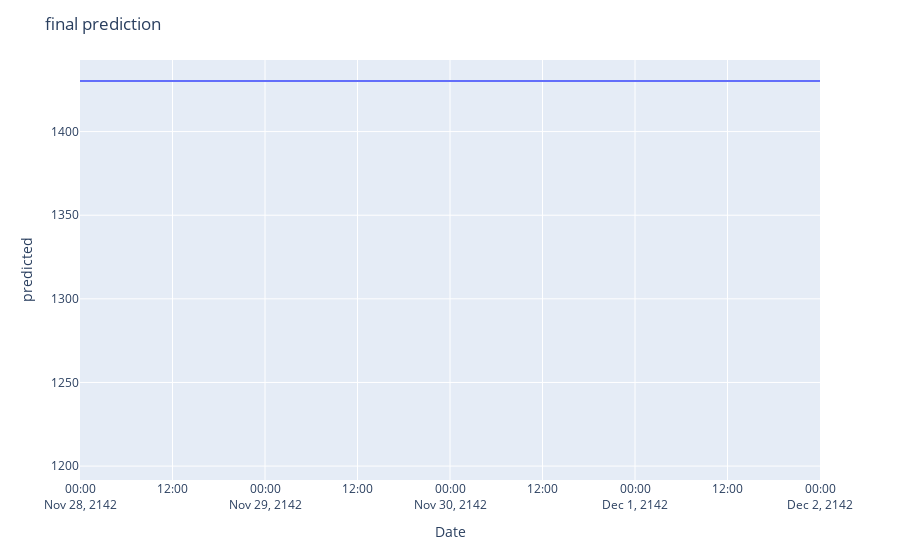

Source (notebook cell):
### Code cell
import plotly.express as px

fig = px.line(df_main, x='Date', y='predicted')
fig.update_layout(title="final prediction")
fig.show()

### Figure 1 — Plotly figure (JSON) as saved in the notebook; plotly's stock layout.template omitted (floating-point values rounded to 4 significant figures; data arrays with more than 128 entries replaced by an {"elided": "..."} marker saying what was removed)
{"data": [{"hovertemplate": "Date=%{x}<br>predicted=%{y}<extra></extra>", "legendgroup": "", "line": {"color": "#636efa", "dash": "solid"}, "marker": {"symbol": "circle"}, "mode": "lines", "name": "", "showlegend": false, "type": "scattergl", "x": {"elided": "30000 str values"}, "xaxis": "x", "y": {"elided": "30000 float values"}, "yaxis": "y"}], "layout": {"legend": {"tracegroupgap": 0}, "margin": {"t": 60}, "title": {"text": "final prediction"}, "xaxis": {"anchor": "y", "domain": [0, 1], "title": {"text": "Date"}}, "yaxis": {"anchor": "x", "domain": [0, 1], "title": {"text": "predicted"}}}}
